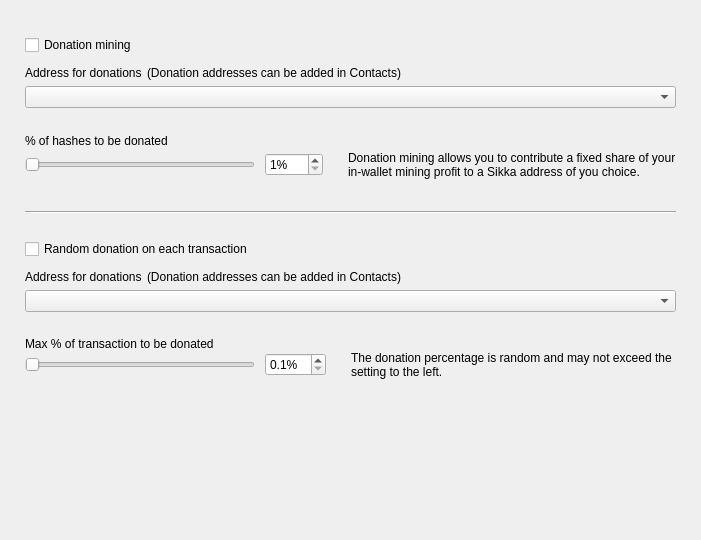
<?xml version="1.0" encoding="UTF-8"?>
<ui version="4.0">
 <class>DonationOptionsFrame</class>
 <widget class="QFrame" name="DonationOptionsFrame">
  <property name="geometry">
   <rect>
    <x>0</x>
    <y>0</y>
    <width>701</width>
    <height>540</height>
   </rect>
  </property>
  <property name="windowTitle">
   <string>Frame</string>
  </property>
  <property name="frameShape">
   <enum>QFrame::NoFrame</enum>
  </property>
  <property name="frameShadow">
   <enum>QFrame::Raised</enum>
  </property>
  <layout class="QVBoxLayout" name="verticalLayout">
   <property name="spacing">
    <number>10</number>
   </property>
   <property name="leftMargin">
    <number>25</number>
   </property>
   <property name="topMargin">
    <number>35</number>
   </property>
   <property name="rightMargin">
    <number>25</number>
   </property>
   <property name="bottomMargin">
    <number>0</number>
   </property>
   <item>
    <widget class="QCheckBox" name="m_enableDonationMiningCheck">
     <property name="text">
      <string>Donation mining</string>
     </property>
    </widget>
   </item>
   <item>
    <widget class="QFrame" name="m_donationMiningFrame">
     <property name="frameShape">
      <enum>QFrame::NoFrame</enum>
     </property>
     <property name="frameShadow">
      <enum>QFrame::Raised</enum>
     </property>
     <layout class="QGridLayout" name="gridLayout" columnstretch="1,0,0,1">
      <property name="leftMargin">
       <number>0</number>
      </property>
      <property name="topMargin">
       <number>0</number>
      </property>
      <property name="rightMargin">
       <number>0</number>
      </property>
      <property name="bottomMargin">
       <number>0</number>
      </property>
      <property name="horizontalSpacing">
       <number>10</number>
      </property>
      <property name="verticalSpacing">
       <number>0</number>
      </property>
      <item row="2" column="0" colspan="4">
       <widget class="QComboBox" name="m_donationMiningAddressCombo"/>
      </item>
      <item row="3" column="0" colspan="4">
       <spacer name="verticalSpacer_2">
        <property name="orientation">
         <enum>Qt::Vertical</enum>
        </property>
        <property name="sizeType">
         <enum>QSizePolicy::Fixed</enum>
        </property>
        <property name="sizeHint" stdset="0">
         <size>
          <width>20</width>
          <height>25</height>
         </size>
        </property>
       </spacer>
      </item>
      <item row="4" column="0" colspan="4">
       <widget class="WalletGui::WalletNormalBlackTextLabel" name="label_2">
        <property name="minimumSize">
         <size>
          <width>0</width>
          <height>16</height>
         </size>
        </property>
        <property name="text">
         <string>% of hashes to be donated</string>
        </property>
        <property name="indent">
         <number>0</number>
        </property>
       </widget>
      </item>
      <item row="5" column="1">
       <widget class="QSpinBox" name="m_donationMiningAmountSpin">
        <property name="suffix">
         <string>%</string>
        </property>
        <property name="minimum">
         <number>1</number>
        </property>
        <property name="maximum">
         <number>100</number>
        </property>
       </widget>
      </item>
      <item row="5" column="0">
       <widget class="QSlider" name="m_donationMiningAmountSlider">
        <property name="maximumSize">
         <size>
          <width>230</width>
          <height>16777215</height>
         </size>
        </property>
        <property name="minimum">
         <number>1</number>
        </property>
        <property name="maximum">
         <number>100</number>
        </property>
        <property name="orientation">
         <enum>Qt::Horizontal</enum>
        </property>
       </widget>
      </item>
      <item row="5" column="2">
       <spacer name="horizontalSpacer">
        <property name="orientation">
         <enum>Qt::Horizontal</enum>
        </property>
        <property name="sizeType">
         <enum>QSizePolicy::Fixed</enum>
        </property>
        <property name="sizeHint" stdset="0">
         <size>
          <width>5</width>
          <height>20</height>
         </size>
        </property>
       </spacer>
      </item>
      <item row="5" column="3" alignment="Qt::AlignVCenter">
       <widget class="WalletGui::WalletSmallGrayTextLabel" name="m_donationMiningCommentLabel">
        <property name="minimumSize">
         <size>
          <width>0</width>
          <height>32</height>
         </size>
        </property>
        <property name="text">
         <string>Donation mining allows you to contribute a fixed share of your in-wallet mining profit to a Sikka address of you choice.</string>
        </property>
        <property name="wordWrap">
         <bool>true</bool>
        </property>
        <property name="indent">
         <number>0</number>
        </property>
       </widget>
      </item>
      <item row="1" column="0" colspan="4">
       <spacer name="verticalSpacer_6">
        <property name="orientation">
         <enum>Qt::Vertical</enum>
        </property>
        <property name="sizeType">
         <enum>QSizePolicy::Fixed</enum>
        </property>
        <property name="sizeHint" stdset="0">
         <size>
          <width>20</width>
          <height>5</height>
         </size>
        </property>
       </spacer>
      </item>
      <item row="0" column="0" colspan="4">
       <layout class="QHBoxLayout" name="horizontalLayout" stretch="0,1">
        <property name="spacing">
         <number>5</number>
        </property>
        <property name="leftMargin">
         <number>0</number>
        </property>
        <item>
         <widget class="WalletGui::WalletNormalBlackTextLabel" name="label">
          <property name="minimumSize">
           <size>
            <width>0</width>
            <height>16</height>
           </size>
          </property>
          <property name="text">
           <string>Address for donations</string>
          </property>
          <property name="indent">
           <number>0</number>
          </property>
         </widget>
        </item>
        <item>
         <widget class="WalletGui::WalletSmallGrayTextLabel" name="label_5">
          <property name="text">
           <string>(Donation addresses can be added in Contacts)</string>
          </property>
         </widget>
        </item>
       </layout>
      </item>
     </layout>
    </widget>
   </item>
   <item>
    <spacer name="verticalSpacer_3">
     <property name="orientation">
      <enum>Qt::Vertical</enum>
     </property>
     <property name="sizeType">
      <enum>QSizePolicy::Fixed</enum>
     </property>
     <property name="sizeHint" stdset="0">
      <size>
       <width>20</width>
       <height>20</height>
      </size>
     </property>
    </spacer>
   </item>
   <item>
    <widget class="Line" name="line">
     <property name="frameShadow">
      <enum>QFrame::Sunken</enum>
     </property>
     <property name="orientation">
      <enum>Qt::Horizontal</enum>
     </property>
    </widget>
   </item>
   <item>
    <spacer name="verticalSpacer_4">
     <property name="orientation">
      <enum>Qt::Vertical</enum>
     </property>
     <property name="sizeType">
      <enum>QSizePolicy::Fixed</enum>
     </property>
     <property name="sizeHint" stdset="0">
      <size>
       <width>20</width>
       <height>15</height>
      </size>
     </property>
    </spacer>
   </item>
   <item>
    <widget class="QCheckBox" name="m_enableDonationChangeCheck">
     <property name="text">
      <string>Random donation on each transaction</string>
     </property>
    </widget>
   </item>
   <item>
    <widget class="QFrame" name="m_donationChangeFrame">
     <property name="frameShape">
      <enum>QFrame::NoFrame</enum>
     </property>
     <property name="frameShadow">
      <enum>QFrame::Raised</enum>
     </property>
     <layout class="QGridLayout" name="gridLayout_2" columnstretch="1,0,0,1">
      <property name="leftMargin">
       <number>0</number>
      </property>
      <property name="topMargin">
       <number>0</number>
      </property>
      <property name="rightMargin">
       <number>0</number>
      </property>
      <property name="bottomMargin">
       <number>0</number>
      </property>
      <property name="horizontalSpacing">
       <number>10</number>
      </property>
      <property name="verticalSpacing">
       <number>0</number>
      </property>
      <item row="3" column="0" colspan="4">
       <spacer name="verticalSpacer_5">
        <property name="orientation">
         <enum>Qt::Vertical</enum>
        </property>
        <property name="sizeType">
         <enum>QSizePolicy::Fixed</enum>
        </property>
        <property name="sizeHint" stdset="0">
         <size>
          <width>20</width>
          <height>25</height>
         </size>
        </property>
       </spacer>
      </item>
      <item row="4" column="0" colspan="4">
       <widget class="WalletGui::WalletNormalBlackTextLabel" name="label_3">
        <property name="text">
         <string>Max % of transaction to be donated</string>
        </property>
        <property name="indent">
         <number>0</number>
        </property>
       </widget>
      </item>
      <item row="5" column="0">
       <widget class="QSlider" name="m_donationChangeAmountSlider">
        <property name="maximumSize">
         <size>
          <width>230</width>
          <height>16777215</height>
         </size>
        </property>
        <property name="minimum">
         <number>1</number>
        </property>
        <property name="maximum">
         <number>100</number>
        </property>
        <property name="orientation">
         <enum>Qt::Horizontal</enum>
        </property>
       </widget>
      </item>
      <item row="2" column="0" colspan="4">
       <widget class="QComboBox" name="m_donationChangeAddressCombo"/>
      </item>
      <item row="5" column="3" alignment="Qt::AlignVCenter">
       <widget class="WalletGui::WalletSmallGrayTextLabel" name="m_donationChangeCommentLabel">
        <property name="text">
         <string>The donation percentage is random and may not exceed the setting to the left.</string>
        </property>
        <property name="wordWrap">
         <bool>true</bool>
        </property>
        <property name="indent">
         <number>0</number>
        </property>
       </widget>
      </item>
      <item row="5" column="1">
       <widget class="QDoubleSpinBox" name="m_donationChangeAmountSpin">
        <property name="suffix">
         <string>%</string>
        </property>
        <property name="decimals">
         <number>1</number>
        </property>
        <property name="minimum">
         <double>0.100000000000000</double>
        </property>
        <property name="maximum">
         <double>10.000000000000000</double>
        </property>
        <property name="singleStep">
         <double>0.100000000000000</double>
        </property>
       </widget>
      </item>
      <item row="5" column="2">
       <spacer name="horizontalSpacer_2">
        <property name="orientation">
         <enum>Qt::Horizontal</enum>
        </property>
        <property name="sizeType">
         <enum>QSizePolicy::Fixed</enum>
        </property>
        <property name="sizeHint" stdset="0">
         <size>
          <width>5</width>
          <height>20</height>
         </size>
        </property>
       </spacer>
      </item>
      <item row="1" column="0" colspan="4">
       <spacer name="verticalSpacer_7">
        <property name="orientation">
         <enum>Qt::Vertical</enum>
        </property>
        <property name="sizeType">
         <enum>QSizePolicy::Fixed</enum>
        </property>
        <property name="sizeHint" stdset="0">
         <size>
          <width>20</width>
          <height>5</height>
         </size>
        </property>
       </spacer>
      </item>
      <item row="0" column="0" colspan="4">
       <layout class="QHBoxLayout" name="horizontalLayout_2" stretch="0,1">
        <property name="spacing">
         <number>5</number>
        </property>
        <property name="leftMargin">
         <number>0</number>
        </property>
        <item>
         <widget class="WalletGui::WalletNormalBlackTextLabel" name="label_4">
          <property name="minimumSize">
           <size>
            <width>0</width>
            <height>16</height>
           </size>
          </property>
          <property name="text">
           <string>Address for donations</string>
          </property>
          <property name="indent">
           <number>0</number>
          </property>
         </widget>
        </item>
        <item>
         <widget class="WalletGui::WalletSmallGrayTextLabel" name="label_6">
          <property name="text">
           <string>(Donation addresses can be added in Contacts)</string>
          </property>
         </widget>
        </item>
       </layout>
      </item>
     </layout>
    </widget>
   </item>
   <item>
    <spacer name="verticalSpacer">
     <property name="orientation">
      <enum>Qt::Vertical</enum>
     </property>
     <property name="sizeType">
      <enum>QSizePolicy::Expanding</enum>
     </property>
     <property name="sizeHint" stdset="0">
      <size>
       <width>20</width>
       <height>10</height>
      </size>
     </property>
    </spacer>
   </item>
  </layout>
 </widget>
 <customwidgets>
  <customwidget>
   <class>WalletGui::WalletSmallGrayTextLabel</class>
   <extends>QLabel</extends>
   <header>Gui/Common/WalletTextLabel.h</header>
  </customwidget>
  <customwidget>
   <class>WalletGui::WalletNormalBlackTextLabel</class>
   <extends>QLabel</extends>
   <header>Gui/Common/WalletTextLabel.h</header>
  </customwidget>
 </customwidgets>
 <resources/>
 <connections>
  <connection>
   <sender>m_enableDonationMiningCheck</sender>
   <signal>toggled(bool)</signal>
   <receiver>m_donationMiningFrame</receiver>
   <slot>setEnabled(bool)</slot>
   <hints>
    <hint type="sourcelabel">
     <x>353</x>
     <y>41</y>
    </hint>
    <hint type="destinationlabel">
     <x>350</x>
     <y>115</y>
    </hint>
   </hints>
  </connection>
  <connection>
   <sender>m_donationMiningAmountSlider</sender>
   <signal>valueChanged(int)</signal>
   <receiver>DonationOptionsFrame</receiver>
   <slot>donationMiningAmountChanged(int)</slot>
   <hints>
    <hint type="sourcelabel">
     <x>187</x>
     <y>155</y>
    </hint>
    <hint type="destinationlabel">
     <x>350</x>
     <y>269</y>
    </hint>
   </hints>
  </connection>
  <connection>
   <sender>m_donationMiningAmountSpin</sender>
   <signal>valueChanged(int)</signal>
   <receiver>DonationOptionsFrame</receiver>
   <slot>donationMiningAmountChanged(int)</slot>
   <hints>
    <hint type="sourcelabel">
     <x>391</x>
     <y>155</y>
    </hint>
    <hint type="destinationlabel">
     <x>350</x>
     <y>269</y>
    </hint>
   </hints>
  </connection>
  <connection>
   <sender>m_enableDonationChangeCheck</sender>
   <signal>toggled(bool)</signal>
   <receiver>m_donationChangeFrame</receiver>
   <slot>setEnabled(bool)</slot>
   <hints>
    <hint type="sourcelabel">
     <x>353</x>
     <y>237</y>
    </hint>
    <hint type="destinationlabel">
     <x>350</x>
     <y>328</y>
    </hint>
   </hints>
  </connection>
  <connection>
   <sender>m_donationChangeAmountSlider</sender>
   <signal>valueChanged(int)</signal>
   <receiver>DonationOptionsFrame</receiver>
   <slot>donationChangeAmountChanged(int)</slot>
   <hints>
    <hint type="sourcelabel">
     <x>187</x>
     <y>385</y>
    </hint>
    <hint type="destinationlabel">
     <x>350</x>
     <y>269</y>
    </hint>
   </hints>
  </connection>
  <connection>
   <sender>m_donationChangeAmountSpin</sender>
   <signal>valueChanged(double)</signal>
   <receiver>DonationOptionsFrame</receiver>
   <slot>donationChangeAmountChanged(double)</slot>
   <hints>
    <hint type="sourcelabel">
     <x>433</x>
     <y>353</y>
    </hint>
    <hint type="destinationlabel">
     <x>350</x>
     <y>269</y>
    </hint>
   </hints>
  </connection>
 </connections>
 <slots>
  <slot>donationMiningAmountChanged(int)</slot>
  <slot>donationChangeAmountChanged(int)</slot>
  <slot>donationChangeAmountChanged(double)</slot>
 </slots>
</ui>
